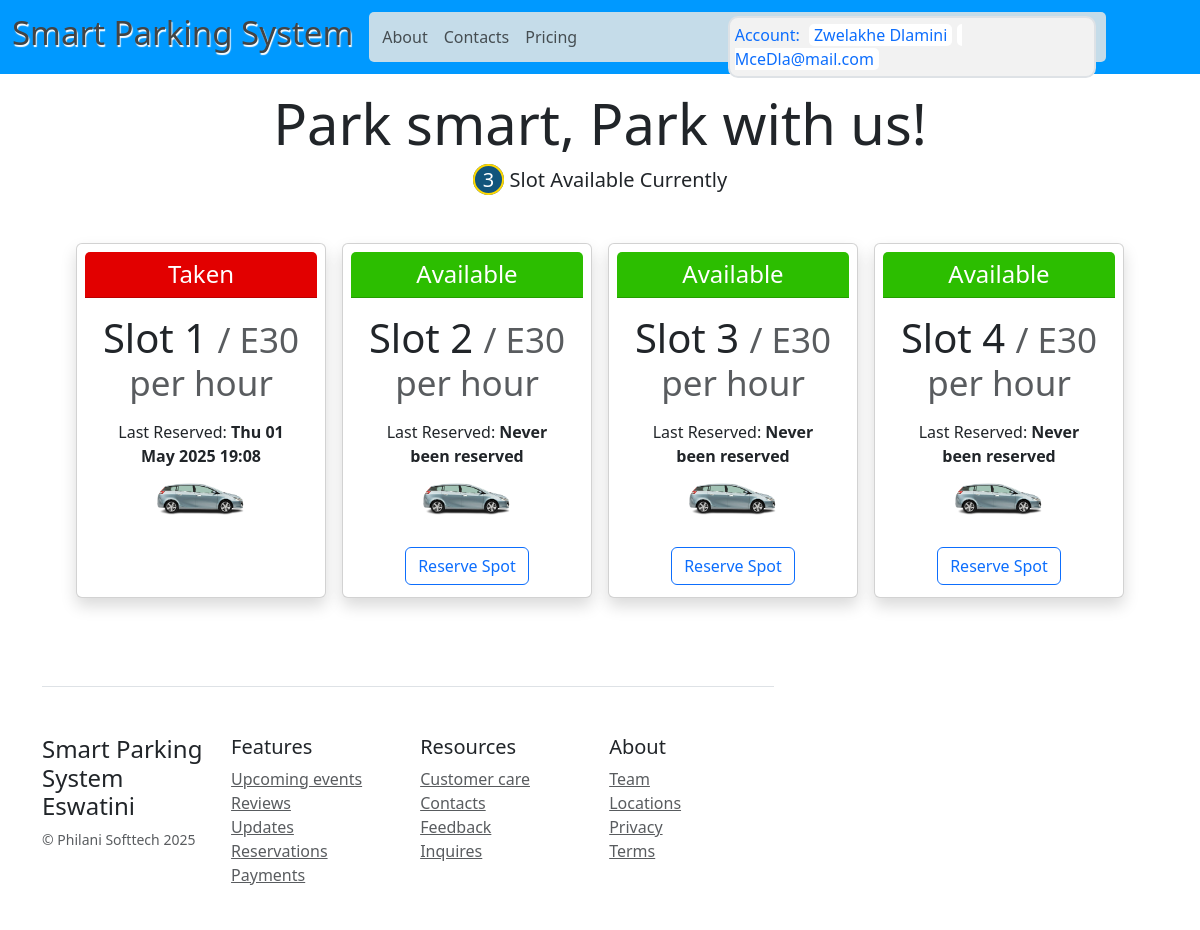
Screenshot of / (signed in) with the database file from the repository.
### tables this page shows
CREATE TABLE `parkings` (
  `id` int(11) NOT NULL,
  `parking_code` varchar(50) DEFAULT NULL,
  `parking_type` varchar(20) DEFAULT NULL,
  `parking_name` varchar(100) NOT NULL,
  `price` float NOT NULL,
  `status` tinyint(1) NOT NULL DEFAULT 1,
  `location` varchar(255) DEFAULT NULL
);

CREATE TABLE `reservations` (
  `id` int(11) NOT NULL,
  `user` varchar(255) DEFAULT NULL,
  `vehicle_registration` varchar(20) DEFAULT NULL,
  `parking_code` varchar(255) DEFAULT NULL,
  `reserved_at` timestamp NOT NULL DEFAULT current_timestamp(),
  `parked_at` timestamp NULL DEFAULT NULL,
  `left_at` timestamp NULL DEFAULT NULL,
  `init_duration` float NOT NULL,
  `amount_paid` float NOT NULL,
  `payment_method` varchar(50) NOT NULL
);

### home.php (the view, shortened to what this page needs)
<!DOCTYPE html>
<html lang="en">
<head>
  <link rel="stylesheet" href="./Assets/css/Bootstrap/bootstrap.min.css">
  <link rel="stylesheet" href="./Assets/css/Bootstrap/bootstrap-utilities.min.css">
  <link rel="stylesheet" href="./Assets/css/style.css">
</head>
<body>
  <nav class="navbar navbar-expand-lg navbar-light">
    <div class="container-fluid ">
      <a class="navbar-brand" href="#">
        <h1 class="heading">Smart Parking System</h3>
      </a>
      <div class="collapse navbar-collapse" id="navbarNavAltMarkup">
        <div class="navbar-nav">
          <a class="nav-link" aria-current="page" href="#">About</a>
          <a class="nav-link" href="#">Contacts</a>
          <a class="nav-link" href="#">Pricing</a>
          <?php if((isset($_SESSION['signed']) && !$_SESSION['signed']) || !isset($_SESSION['signed'])):  ?>
          <a class="btn btn-light btn-outline-primary " data-bs-toggle="modal" href="#exampleModalToggle" role="button">Login</a>
          <?php else: ?>
          <div class="account border border-2"> <a href="./?p=account">
              <div>Account: <span class="pills"><?= $_SESSION['username'] ?></span><span class="pills ml-2"> <?= $_SESSION['email'] ?></span></div>
            </a>
          </div>
          <?php endif; ?>
        </div>
      </div>
    </div>
  </nav>
  <div class="pricing-header px-3 py-3 pt-md-3 pb-md-3 mx-auto text-center">
    <h1 class="display-4"><strong>Park smart, Park with us!</strong> </h1>
    <?php
        $sql = "SELECT * FROM parkings WHERE status=1";
        $parkings = $conn->query($sql);
        $total_slots_available = $parkings->num_rows;
    ?>
    <p class="lead"><span class="total-slot"><?= $total_slots_available ?></span> Slot Available Currently</p>
  </div>
  <div class="container">
    <div class="card-deck mb-3 text-center">
      <?php
        $sql = "SELECT * FROM parkings";
        $parkings = $conn->query($sql);
        while($row = $parkings->fetch_assoc()):
          $parking_code = $row['parking_code'];
          $sql = "SELECT reserved_at FROM reservations WHERE parking_code='{$parking_code}' ORDER BY id DESC LIMIT 1";
          $query = $conn->query($sql);
          $last_reserve_time = ($query->num_rows > 0) ? date("D d M Y H:i", strtotime($query->fetch_assoc()['reserved_at'])) : "Never been reserved";
      ?>
      <?php if($row['status'] == 1): ?>
      <div class="card mb-4 shadow p-2">
        <div class="card-header ">
          <h4 class="my-0 font-weight-normal"> Available</h4>
        </div>
        <div class="card-body">
          <h1 class="card-title pricing-card-title"> <?= $row['parking_name'] ?> <small class="text-muted">/ E<?= $row['price'] ?> per hour</small></h1>
          <ul class="list-unstyled mt-3 mb-4">
            <li>Last Reserved: <b><?= $last_reserve_time ?></b></li>
            <li><img src="./Assets/Images/car.png" alt="car" class="car-img"></li>
          </ul>
          <button type="button" class="btn btn-outline-primary" data-bs-toggle="modal" <?php if (isset($_SESSION['signed'])  && $_SESSION['signed']) { ?> data-bs-target="#staticBackdrop" <?php } else { ?> href="#exampleModalToggle" <?php } ?>>Reserve Spot</button>
        </div>
      </div>
      <?php else: ?>
      <div class="card mb-4 shadow p-2">
        <div class="card-header card-taken">
          <h4 class="my-0 font-weight-normal">Taken</h4>
        </div>
        <div class="card-body">
          <h1 class="card-title pricing-card-title"> <?= $row['parking_name'] ?> <small class="text-muted">/ E<?= $row['price'] ?> per hour</small></h1>
          <ul class="list-unstyled mt-3 mb-4">
            <li>Last Reserved: <b><?= $last_reserve_time ?></b></li>
            <li><img src="./Assets/Images/car.png" alt="car" class="car-img"></li>
          </ul>
        </div>
      </div>
      <?php endif; ?>
      <?php endwhile; ?>
    </div>
    <footer class="pt-4 my-md-5 pt-md-5 border-top">
      <div class="row">
        <div class="col-12 col-md">
          <h4>Smart Parking System Eswatini</h4>
          <small class="d-block mb-3 text-muted">&copy; Philani Softtech 2025</small>
        </div>
        <div class="col-6 col-md">
          <h5>Features</h5>
          <ul class="list-unstyled text-small">
            <li><a class="text-muted" href="#">Upcoming events</a></li>
            <li><a class="text-muted" href="#">Reviews</a></li>
            <li><a class="text-muted" href="#">Updates</a></li>
            <li><a class="text-muted" href="#">Reservations</a></li>
            <li><a class="text-muted" href="#">Payments</a></li>
          </ul>
        </div>
        <div class="col-6 col-md">
          <h5>Resources</h5>
          <ul class="list-unstyled text-small">
            <li><a class="text-muted" href="#">Customer care</a></li>
            <li><a class="text-muted" href="#">Contacts</a></li>
            <li><a class="text-muted" href="#">Feedback</a></li>
            <li><a class="text-muted" href="#">Inquires</a></li>
          </ul>
        </div>
        <div class="col-6 col-md">
          <h5>About</h5>
          <ul class="list-unstyled text-small">
            <li><a class="text-muted" href="#">Team</a></li>
            <li><a class="text-muted" href="#">Locations</a></li>
            <li><a class="text-muted" href="#">Privacy</a></li>
            <li><a class="text-muted" href="#">Terms</a></li>
          </ul>
        </div>
      </div>
    </footer>
  </div>
</body>
</html>

### Assets/css/style.css (style rules this page uses)
.navbar { background-color: rgb(0, 153, 255); display: flex; justify-content: space-between; }
.navbar-brand { text-shadow: 1px 2px 1px rgb(255, 255, 255); }
.heading { color: #444; font-size: 33px; }
.navbar-nav { background-color: rgb(197, 220, 233); border-radius: 5px; padding: 5px; width: 90%; padding-left: 5px !important; display: flex; position: relative; }
.account { position: absolute; right: 10px; top: -60; }
.account { display: flex; gap: 10px; padding: 5px; margin-top: 4rem; width: 75%; border: 2px solid #c4c4c4; border-radius: 10px; margin-bottom: 10px; background-color: #f2f2f2; }
.account a { text-decoration: none; }
.pills { background-color: white; padding: 0 5px; border-radius: 5px; margin-left: 5px; }
.total-slot { background-color: rgb(18, 85, 124); color: white; font-weight: 500; border: 2px solid gold; border-radius: 50%; padding: 0 8px; }
.container { display: flex; flex-wrap: wrap; }
.card { width: 250px; height: 355px; margin: 1rem 0; }
.card-header { background-color: rgb(44, 190, 0); }
.card-header h4 { color: white; }
.card-taken { background-color: rgb(226, 0, 0); }
.card-deck { width: 100%; display: flex; justify-content: center; align-items: center; flex-wrap: wrap; gap: 1rem; }
.car-img { max-width: 100px; }
@media (min-width: 760px) { .account { width: 50%; } }

### rows the page displays
parkings: parking_name "Slot 1", price "30", id.reserved_at "Thu 01 May 2025 19:08", status "Never been reserved"
parkings: parking_name "Slot 2", price "30"
parkings: parking_name "Slot 3", price "30"
parkings: parking_name "Slot 4", price "30"

### other values shown
$_SESSION['username'] "Zwelakhe Dlamini"
$_SESSION['email'] "MceDla@mail.com"
$total_slots_available "3"
